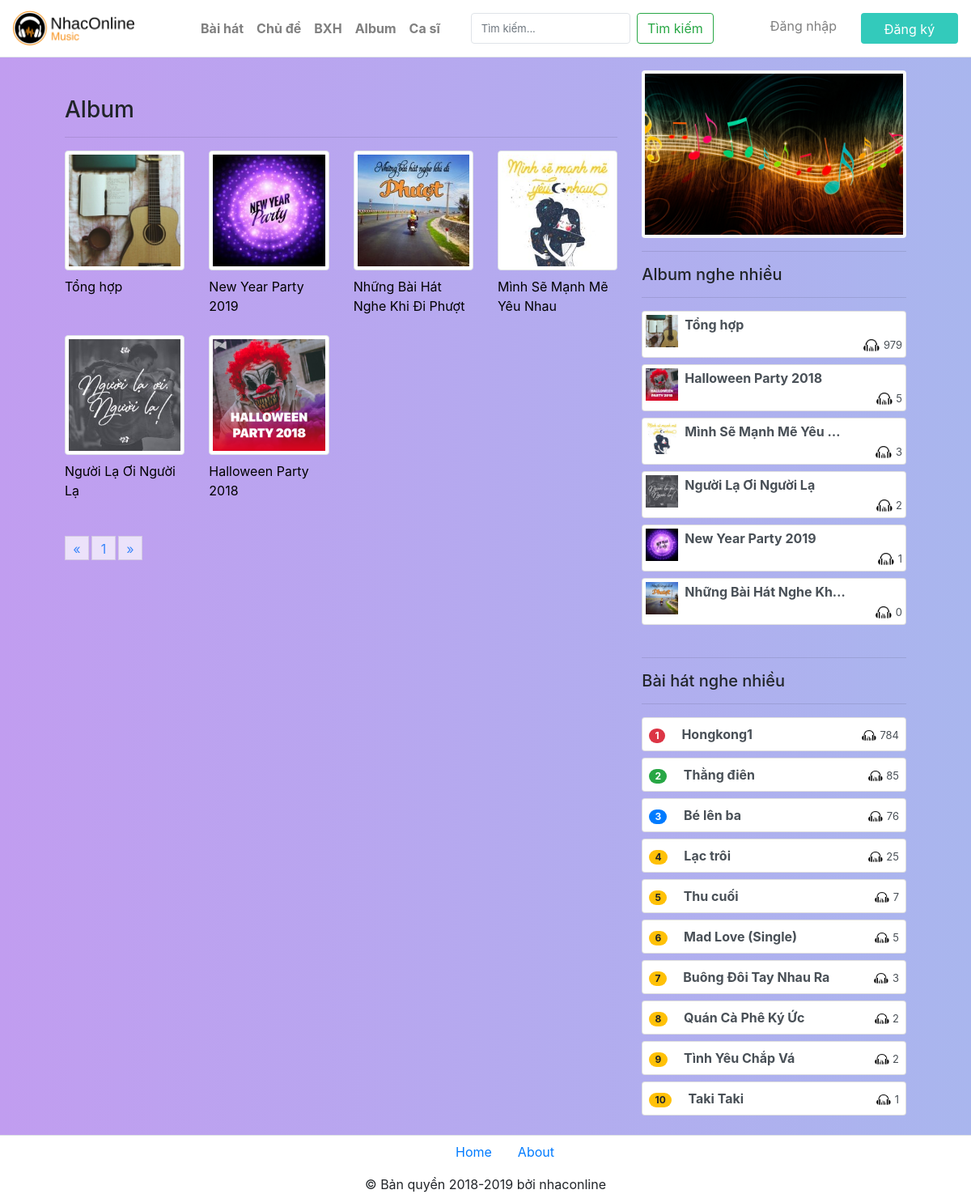
The app's page /Sources/album.php, older data.
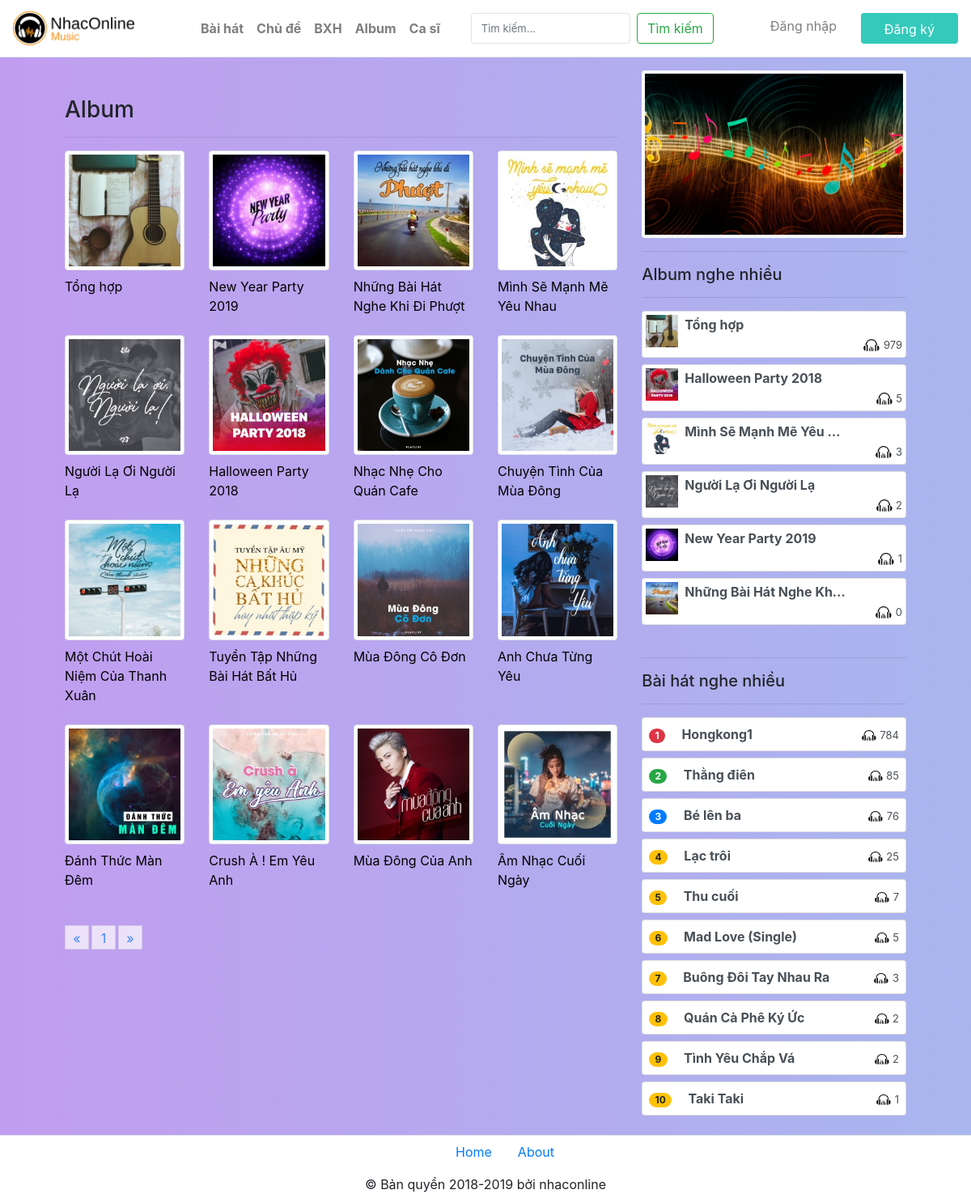
The same page, newer data.
### tables this page shows
CREATE TABLE IF NOT EXISTS album (
  id int(100) NOT NULL AUTO_INCREMENT,
  tenalbum varchar(100) NOT NULL,
  image varchar(100) NOT NULL,
  PRIMARY KEY (id)
);

CREATE TABLE IF NOT EXISTS baihat (
  id int(100) NOT NULL AUTO_INCREMENT,
  tenbaihat varchar(100) NOT NULL,
  path varchar(100) NOT NULL,
  image varchar(100) NOT NULL,
  luotnghe int(100) NOT NULL,
  likes int(100) NOT NULL DEFAULT 0,
  idalbum int(10) NOT NULL,
  idcasi int(10) NOT NULL,
  idchude int(10) NOT NULL,
  ngaydang datetime NOT NULL DEFAULT CURRENT_TIMESTAMP,
  PRIMARY KEY (id)
);

### Sources/album.php (the view, shortened to what this page needs)
<!DOCTYPE html>
<html lang="en">
<head>
    <link rel="stylesheet" href="./css/hover.css">
    <link rel="stylesheet" href="./css/bootstrap.min.css">
    <link rel="stylesheet" href="./css/fixbody.css">
	<link rel="stylesheet" href="./css/jquery.paginate.css">
</head>
<body>
    <div class="container-fullwidth">
        <?php
        include('./php/header.php');
        ?>
        <main class="col-md-11 m-auto">
            <div class="left col-md-8 float-left">
                <div class="text-md-left mt-5">
                    <h3>Album</h3>
                </div><hr>
                <div class="row" id="listbaihat">
                <?php
                    require('./php/connect.php');
                    $sql = "SELECT * FROM album";
                    $result = mysqli_query($con,$sql);
                    while($row = mysqli_fetch_assoc($result)){
                        $tenalbum = $row['tenalbum'];
                        $image=$row['image'];
                        echo '<div class="col-lg-3 col-md-4 img-hover">
                                <a href="p_album.php?id='.$row['id'] .'" class="d-block mb-4 h-100" style="text-decoration: none;">
                                <div><img class="img-fluid img-thumbnail " src="./'.$image.'" alt=""></div>
                                <div class="mt-2" style="color: black;">'.$tenalbum.'</div>
                                </a>
                            </div>';
                    }
                    ?>
                </div>
            </div>
            <div class="right col-md-4 float-right">
                <?php include('./php/menuright.php');?>
            </div>
        </main>
        <?php
        include('./php/footer.php');
        ?>
    </div>
</body>
</html>

### Sources/php/header.php (shortened to what this page needs)
<link rel="stylesheet" href="./css/header.css">
<header>
  <nav class="navbar navbar-default navbar-expand-lg navbar-light">
    <div class="navbar-header d-flex col">
      <a class="navbar-brand" href="./index.php"><span><img class="mr-2" src="./image/logo.png" width="150px"></span></a>
    </div>
    <div id="navbarCollapse" class="collapse navbar-collapse justify-content-start">
      <ul class="nav navbar-nav">
        <li class="nav-item"><a href="./baihat.php" class="nav-link"><b>Bài hát</b></a></li>
        <li class="nav-item dropdown">
          <a class="nav-link" href="./chude.php"><b class="caret">Chủ đề</b></a>
          </li>
        <li class="nav-item dropdown">
          <a class="nav-link" href="./bxh.php"><b class="caret">BXH</b></a>
        </li>
        <li class="nav-item">
          <a class="nav-link" href="./album.php"><b class="caret">Album</b></a>
        </li>
        <li class="nav-item">
          <a class="nav-link" href="./casi.php"><b class="caret">Ca sĩ</b></a>
        </li>
      </ul>
      <form action="./timkiem.php" class="navbar-form form-inline" method="post">
        <div class="input-group search-box">
          <form class="form-inline my-2 my-lg-0">
            <input class="form-control mr-sm-2" name="keyword" type="text" placeholder="Tìm kiếm..." aria-label="Tìm kiếm..." required="required">
            <button class="btn btn-outline-success my-2 my-sm-0" name="ok" type="submit">Tìm kiếm</button>
          </form>
        </div>
      </form>
      <ul class="nav navbar-nav navbar-right ml-auto">
        <?php
            if(isset($_SESSION['userName']))
                    {
                      if($_SESSION['level']==2){
                        echo '<li class="nav-item">
                                <a href="#" data-toggle="dropdown" class="btn btn-primary dropdown-toggle">Chào,&nbsp;'.$_SESSION['userName'].'</a>
                                <ul class="dropdown-menu dropdown-menu-right">
                                  <li><a href="./admin/admin.php" class="dropdown-item">Trang quản trị</a></li>
                                  <li><a href="./canhan.php" class="dropdown-item">Trang cá nhân</a></li>
                                  <li><a href="./doimatkhau.php" class="dropdown-item">Đổi mật khẩu</a></li>
                                  <li><a href="./php/xulydangxuat.php" class="dropdown-item">Đăng Xuất</a></li>
                                </ul>
                            </li>';
                      }else{
                        echo '<li class="nav-item">
                            <a href="#" data-toggle="dropdown" class="btn btn-primary dropdown-toggle">Chào,&nbsp;'.$_SESSION['userName'].'</a>
                            <ul class="dropdown-menu dropdown-menu-right">
                              <li><a href="./canhan.php" class="dropdown-item">Trang cá nhân</a></li>
                              <li><a href="./doimatkhau.php" class="dropdown-item">Đổi mật khẩu</a></li>
                              <li><a href="./php/xulydangxuat.php" class="dropdown-item">Đăng Xuất</a></li>
                            </ul>
                        </li>';
                      }
                    }
                    else{
                        echo '<li class="nav-item">
                        <a data-toggle="dropdown" class="nav-link dropdown-toggle mt-1" href="#">Đăng nhập</a>
                    </li>
                    <li class="nav-item">
                        <a href="#" data-toggle="dropdown" class="btn btn-primary dropdown-toggle get-started-btn">Đăng
                            ký</a>
                    </li>';
                    };
            ?>
      </ul>
    </div>
  </nav>
</header>

### Sources/php/menuright.php (shortened to what this page needs)
<div class="w-100 mt-3 p-1 bg-light rounded"><img class="w-100" src="./image/score.jpg" alt="Ảnh"></div>
    <hr>
    <div class="text-md-left mt-3">
            <h5>Album nghe nhiều</h5>
        </div><hr>
    <div class="list-group">
        <ul id="listbaihat" class="p-0" style="list-style:none;">
            <?php require('./php/connect.php');
            $sql = "SELECT a.id,a.tenalbum,a.image, SUM(vb.luotnghe) AS tongluotnghe FROM album a INNER JOIN v_baihat vb ON a.id = vb.idalbum GROUP BY a.id ORDER BY (tongluotnghe) DESC" ;
            $result = mysqli_query($con,$sql);
            while($row = mysqli_fetch_assoc($result)){
                $tenalbum = $row['tenalbum'];
                $anh = $row['image'];
                $luotnghe = $row['tongluotnghe'];
                echo '<a href="./p_album.php?id='.$row['id'].'" class="list-group-item list-group-item-action flex-column align-items-start mb-2 p-1 rounded">
                    <span>
                        <img class="float-md-left mr-2" src="./'.$anh.'" width="40px">
                    </span>
                    <div class="item_title">'.$tenalbum.'</div>
                    <div class="box_items text-right">
                        <span class="item_span">
                            <img src="./image/views.png" width="20px">
                            <span style="font-size:13px;">'.$luotnghe.'</span>
                        </span>
                    </div>
                </a>';
            }
            ?>
        </ul>
    </div>
    <hr>
<div class="text-md-left">
    <h5>Bài hát nghe nhiều</h5>
</div><hr>
<div class="list-group">
    <?php
        require('./php/connect.php');
        $sql = "SELECT * FROM v_baihat ORDER BY luotnghe DESC";
        $result = mysqli_query($con,$sql);
        $i=1;
        while(($row = mysqli_fetch_assoc($result)) && ($i<=10)){
            $tenbaihat = $row['tenbaihat'];
            $luotnghe = $row['luotnghe'];
            $cl='';
        switch ($i) {
            case 1:
                $cl='danger';
                break;
            case 2:
                $cl='success';
                break;
            case 3:
                $cl='primary';
                break;
            default:
                $cl='warning';
                break;
        }
        echo '<a href="./playnhac.php?id='.$row['id'].'" class="list-group-item list-group-item-action flex-column align-items-start mb-2 p-2 rounded">
                <span class="badge badge-pill badge-'.$cl.'">'.$i.'</span>
                <span class="ml-3 rg">'.$tenbaihat.'</span>
                <span class="item_span float-right">
                    <img src="./image/views.png" width="18px">
                    <span style="font-size:13px;">'.$luotnghe.'</span>
                </span>
            </a>';
        $i++;
        }
    ?>
</div>

### Sources/php/footer.php (shortened to what this page needs)
<footer>
<div class="container-fluid border-top mt-3 bg-white">
      <div class="row">
        <div class="col-md-12 text-center d-md-flex align-items-center"> <i class="d-block fa-2x mr-md-5 text-primary"></i>
          <ul class="nav mx-md-auto d-flex justify-content-center">
            <li class="nav-item"> <a class="nav-link active" href="./index.php">Home</a> </li>
            <li class="nav-item"> <a class="nav-link" href="#">About</a> </li>
          </ul>
          <div class="row">
            <div class="col-md-12 d-flex align-items-center justify-content-md-between justify-content-center my-2">
               </div>
          </div>
        </div>
      </div>
      <div class="row">
        <div class="col-md-12 text-center">
          <p class="mt-2 mb-0">© Bản quyền 2018-2019 bởi nhaconline</p>
        </div>
      </div>
    </div>
</footer>

### Sources/css/hover.css (style rules this page uses)
.img-hover img { -webkit-transition: all .3s ease; -moz-transition: all .3s ease; -o-transition: all .3s ease; -ms-transition: all .3s ease; transition: all .3s ease; position:relative; }

### Sources/css/fixbody.css (style rules this page uses)
body { background: linear-gradient(to left, #a9b6ee, #c19df0); }

### Sources/css/header.css (style rules this page uses)
.form-control { box-shadow: none; font-weight: normal; font-size: 13px; }
.navbar-header.col { padding: 0 !important; }
.navbar { background: #fff; padding-left: 16px; padding-right: 16px; border-bottom: 1px solid #dfe3e8; border-radius: 0; }
.navbar .navbar-brand, .navbar .navbar-brand:hover, .navbar .navbar-brand:focus { padding-left: 0; font-size: 20px; padding-right: 50px; }
.navbar .form-inline { display: inline-block; }
.navbar .nav li { position: relative; }
.navbar .nav li a { color: #888; }
.search-box { position: relative; }
.search-box input { padding-right: 35px; border-color: #dfe3e8; border-radius: 4px !important; box-shadow: none }
.navbar .nav .btn-primary, .navbar .nav .btn-primary:active { color: #fff; background: #33cabb; padding-top: 8px; padding-bottom: 6px; vertical-align: middle; border: none; }
.navbar .navbar-right li:first-child a { padding-right: 30px; }
.navbar .nav .get-started-btn { min-width: 120px; margin-top: 8px; margin-bottom: 8px; }
.navbar .navbar-form { border: none; }
.navbar .navbar-right .dropdown-toggle::after { display: none; }
@media (min-width: 1200px) { .form-inline .input-group { width: 300px; margin-left: 30px; } }

### Sources/php/menuright.php (style rules this page uses)
.item_title { width: 200px; overflow: hidden; white-space: nowrap; text-overflow: ellipsis; font-weight:bold; }
.rg { width: 200px; overflow: hidden; white-space: nowrap; text-overflow: ellipsis; font-weight:bold; }

Row changes from the older to the newer data that the page shows:
added album: image (picture), tenalbum "Nhạc Nhẹ Cho Quán Cafe", shown under "Album"
added album: image (picture), tenalbum "Chuyện Tình Của Mùa Đông", shown under "Album"
added album: image (picture), tenalbum "Một Chút Hoài Niệm Của Thanh Xuân", shown under "Album"
added album: image (picture), tenalbum "Tuyển Tập Những Bài Hát Bất Hủ", shown under "Album"
added album: image (picture), tenalbum "Mùa Đông Cô Đơn", shown under "Album"
added album: image (picture), tenalbum "Anh Chưa Từng Yêu", shown under "Album"
added album: image (picture), tenalbum "Đánh Thức Màn Đêm", shown under "Album"
added album: image (picture), tenalbum "Crush À ! Em Yêu Anh", shown under "Album"
added album: image (picture), tenalbum "Mùa Đông Của Anh", shown under "Album"
added album: image (picture), tenalbum "Âm Nhạc Cuối Ngày", shown under "Album"
